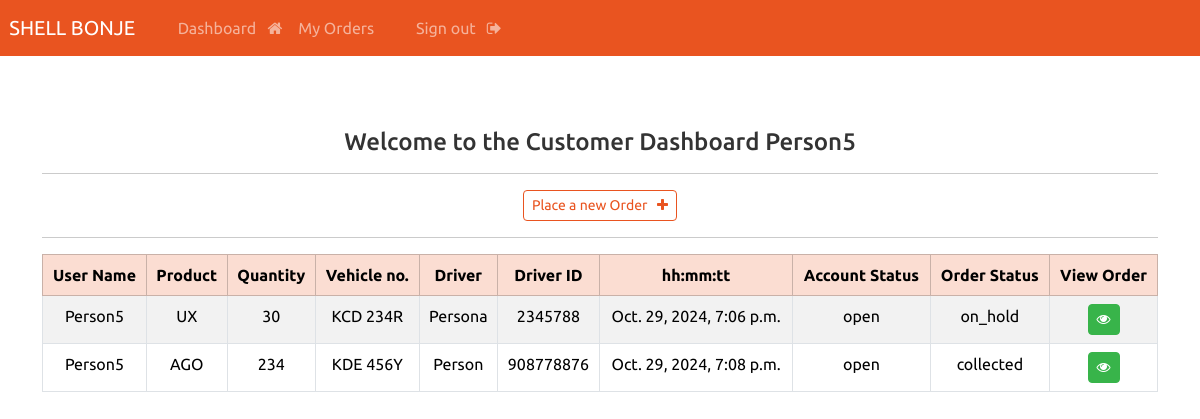
The page /customer/dashboard/ (signed in) on the database its author committed.
### orders/models.py (models this page shows, shortened)
class Order(models.Model):
    PRODUCT_CHOICES = [
        ('AGO', 'AGO'),
        ('UX','UX'),
        ('LUBRICANTS','LUBRICANTS'),
    ]
    STATUS_CHOICES = [
        ('open', 'Open'),
        ('closed', 'Closed'),
    ]
    ORDER_STATUS_CHOICES = [
        ('pending', 'Pending'),
        ('collected', 'Collected'),
        ('on hold', 'On Hold'),
    ]
    user = models.ForeignKey(User, on_delete=models.CASCADE)
    product_name = models.CharField(
        max_length=100,
        choices=PRODUCT_CHOICES,
        default='AGO'
    )
    quantity = models.PositiveIntegerField()
    created_at = models.DateTimeField(auto_now_add=True)
    vehicle_number = models.CharField(
        max_length=20,
        help_text="Enter vehicle number (letter and numbers allowed)"
    )
    driver_name = models.CharField(
        max_length=100,
        blank=True, # This field is optional
        help_text="Enter driver's name (optional)"
    )
    driver_id_number = models.CharField(
        max_length=50,
        blank=True, # This field is optional
        help_text="Enter driver's ID number or Telephone (optional)"
    )
    account_status = models.CharField(
        max_length=20,
        choices=STATUS_CHOICES,
        default='open'
    )
    order_status = models.CharField(
        max_length=20,
        choices=ORDER_STATUS_CHOICES,
        default='pending'
    )

### orders/views.py (the view)
# urls.py: path('customer/dashboard/', views.customer_dashboard, name="customer_dashboard"),
@login_required
def customer_dashboard(request):
    my_orders = Order.objects.filter(user=request.user)
    context = {'orders': my_orders}
    return render(request, 'customer/dashboard.html', context)

### orders/templates/customer/dashboard.html
{% extends 'main/base.html' %}
{% block content %}
    <body>
        <br>
        <br>
        <div class="text-center">
            <h4>Welcome to the Customer Dashboard {{user}}</h4>
            <hr>
            <a class="btn btn-outline-primary btn-sm" href="{% url 'create_record' %}">
                Place a new Order &nbsp; <i class="fa fa-plus" aria-hidden="true"></i>
            </a>
            <hr>
            <table class="table table-striped table-hover table-bordered">
                <thead class="table-primary">
                    <tr>
                        <th scope="col">User Name</th>
                        <th scope="col">Product</th>
                        <th scope="col">Quantity</th>
                        <th scope="col">Vehicle no.</th>
                        <th scope="col">Driver</th>
                        <th scope="col">Driver ID</th>
                        <th scope="col">hh:mm:tt</th>
                        <th scope="col">Account Status</th>
                        <th scope="col">Order Status</th>
                        <th scope="col">View Order</th>
                    </tr>
                </thead>
                <tbody>
                {% if orders.exists %}
                    {% for order in orders %}
                        <tr>
                            <td>{{ order.user }}</td>
                            <td>{{ order.product_name }}</td>
                            <td>{{ order.quantity }}</td>
                            <td>{{ order.vehicle_number }}</td>
                            <td>{{ order.driver_name }}</td>
                            <td>{{ order.driver_id_number }}</td>
                            <td>{{ order.created_at }}</td>
                            <td>{{ order.account_status }}</td>
                            <td>{{ order.order_status }}</td>
                            <td> <a class="btn btn-success btn-sm" href={% url 'record' order.id %}><i class="fa fa-eye" aria-hidden="true"></i></a></td>
                        </tr>
                    {% endfor %}
                {% else %}
                    <tr>
                        <td colspan="7">No orders placed.</td>
                    </tr>
                {% endif %}
                </tbody>
            </table>
            <br>
        </div>
    </body>
{% endblock %}

### rows shown on the page
Order: user "Person5", product_name "UX", quantity "30", vehicle_number "KCD 234R", driver_name "Persona", driver_id_number "2345788", created_at "Oct. 29, 2024, 7:06 p.m.", account_status "open", order_status "on_hold"
Order: user "Person5", product_name "AGO", quantity "234", vehicle_number "KDE 456Y", driver_name "Person", driver_id_number "908778876", created_at "Oct. 29, 2024, 7:08 p.m.", account_status "open", order_status "collected"

### other values the page prints
{{ user }} "Person5"
